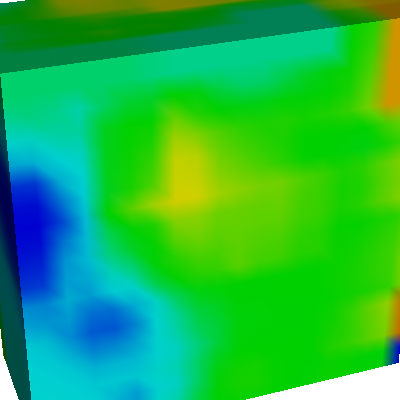

The script that drew this image:
#!/usr/bin/env python

# Test vtkShepardMethod interpolation on random 3D points.

# Factory overrides
import vtkmodules.vtkInteractionStyle  # noqa: F401
import vtkmodules.vtkRenderingFreeType  # noqa: F401
import vtkmodules.vtkRenderingOpenGL2  # noqa: F401

from vtkmodules.vtkCommonCore import (
    vtkFloatArray,
    vtkMath,
    vtkPoints,
)
from vtkmodules.vtkCommonDataModel import vtkPolyData
from vtkmodules.vtkImagingHybrid import vtkShepardMethod
from vtkmodules.vtkRenderingCore import (
    vtkActor,
    vtkDataSetMapper,
    vtkRenderWindow,
    vtkRenderWindowInteractor,
    vtkRenderer,
)

# Create random points with random scalar values
vtk_math = vtkMath()
points = vtkPoints()
for i in range(50):
    points.InsertPoint(i, vtk_math.Random(0, 1), vtk_math.Random(0, 1), vtk_math.Random(0, 1))

scalars = vtkFloatArray()
for i in range(50):
    scalars.InsertValue(i, vtk_math.Random(0, 1))

profile = vtkPolyData()
profile.SetPoints(points)
profile.GetPointData().SetScalars(scalars)

# Shepard interpolation
shepard = vtkShepardMethod()
shepard.SetInputData(profile)
shepard.SetModelBounds(0, 1, 0, 1, 0.1, 0.5)
shepard.SetNullValue(1)
shepard.SetSampleDimensions(20, 20, 20)
shepard.Update()

mapper = vtkDataSetMapper()
mapper.SetInputConnection(shepard.GetOutputPort())

actor = vtkActor()
actor.SetMapper(mapper)
actor.GetProperty().SetColor(1, 0, 0)

renderer = vtkRenderer()
renderer.AddActor(actor)
renderer.SetBackground(1, 1, 1)

render_window = vtkRenderWindow()
render_window.AddRenderer(renderer)
render_window.SetSize(400, 400)
render_window.SetWindowName("shepards")

# Scene
renderer.ResetCamera()
camera = renderer.GetActiveCamera()
camera.Azimuth(160)
camera.Elevation(30)
camera.Zoom(1.5)
renderer.ResetCameraClippingRange()

interactor = vtkRenderWindowInteractor()
interactor.SetRenderWindow(render_window)

interactor.Initialize()
interactor.Start()
